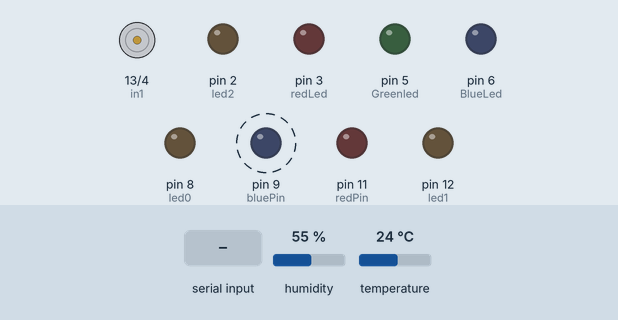
A sketch run on a simulated Arduino Uno, built with avr-gcc and run on an emulated ATmega328P. Shown: motor-driver pin pairs drawn as motors (green arrow = first pin HIGH = forward, orange = second pin HIGH = backward, longer = more drive, scaled by the enable pin), output pins drawn as LEDs (lit = HIGH). Dashed ring = blinking. The inputs (shaded band) are chosen by the test bench; at power-on: humidity 55 %, temperature 24 °C.

Above: at 1.29 s.
1.3 s: humidity set to 83 %
4.8 s: humidity set to 86 %
At 6.62 s:
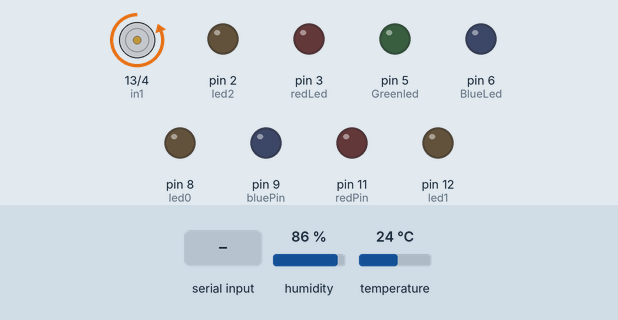
8.3 s: "on0,1\n" received over Serial
At 9.59 s:
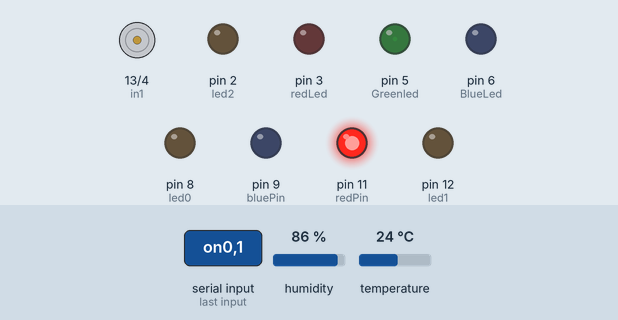
11.8 s: "on0,150\n" received over Serial
At 13.79 s:
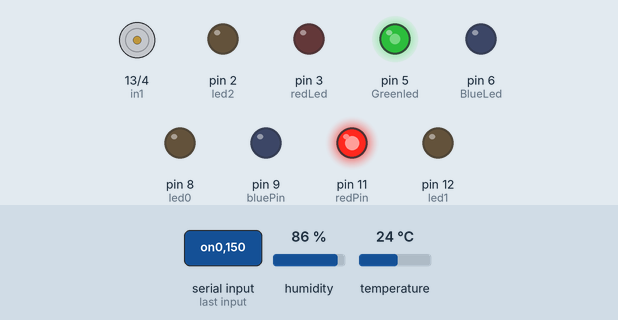
15.6 s: "on0" received over Serial
At 16.91 s:
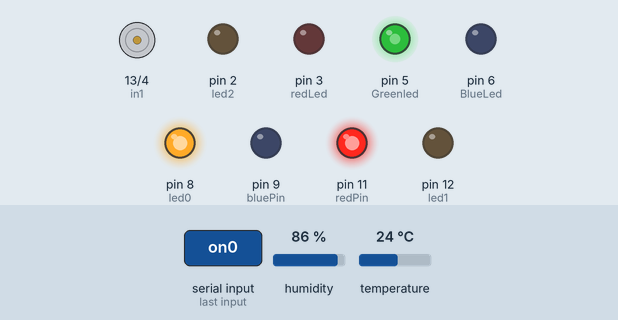
19.1 s: "off0,1\n" received over Serial
At 21.11 s:
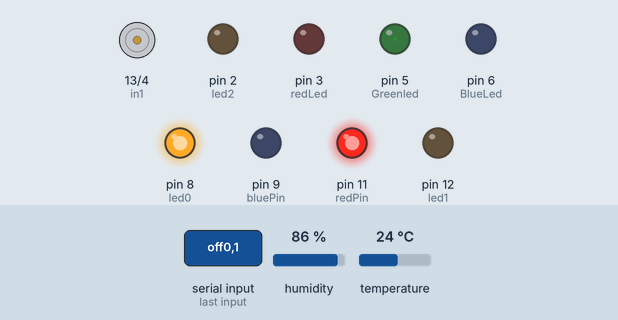
Timing chart, 0 to 23.9 s (numbered marks = the images above; inputs shaded):
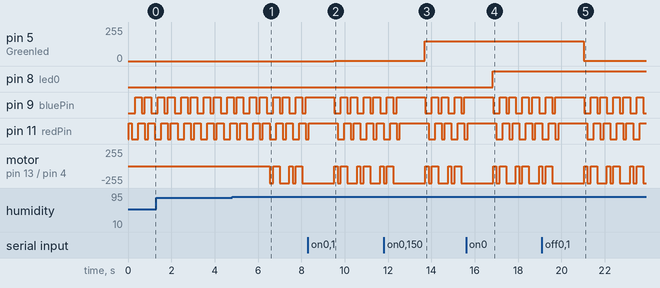

The sketch:

code_for_flame_sensor.ino
```cpp
#include <DHT.h>;
#define DHTPIN 7     // what pin we're connected to                           //defenation
#define DHTTYPE DHT11   // DHT 22  (AM2302)                                    of
DHT dht(DHTPIN, DHTTYPE); //// Initialize DHT sensor for normal 16mhz Arduino  dht.
int chk;
float hum;  //Stores humidity value
float temp; //Stores temperature value
int c=0;
byte in1 = 13;
byte in2=4;
byte redPin=11;
byte greenPin=10;
byte bluePin=9;
String mainString;
byte redLed=3;
byte Greenled=5;
byte BlueLed=6;
byte led0=8;
byte led1=12;
byte led2=2;
void setup() {
Serial.begin(9600);
dht.begin();
pinMode(in1, OUTPUT);
pinMode(in2, OUTPUT);
pinMode(redPin,OUTPUT);
pinMode(greenPin,OUTPUT);
pinMode(bluePin,OUTPUT);
pinMode(led0,OUTPUT);
pinMode(led1,OUTPUT);
pinMode(led2,OUTPUT);
 }

void loop() {
  if (Serial.available()>0)
mainString=Serial.readString();
//Serial.println(mainString);
Read (mainString);
  hum = dht.readHumidity();//read of humidity sensor
  temp= dht.readTemperature();//read of of temp

motorspeed(hum,temp);

RGB();}


void motorspeed(float hum,float temp)
{
  if (hum>=85)
  {
    digitalWrite(in1, LOW);
  digitalWrite(in2, HIGH);
  }
  else if (hum<=85&&temp>=28)
  {    digitalWrite(in2, LOW);
  digitalWrite(in1, HIGH);}
  else
  {digitalWrite(in2,LOW);
  digitalWrite(in1, LOW);}
  }


void RGB() {
 //red
  analogWrite(redPin,255);
  analogWrite(greenPin,0);
  analogWrite(bluePin,0);
  delay(150);
//green
  analogWrite(redPin,0);
  analogWrite(greenPin,255);
  analogWrite(bluePin,0);
  delay(150);
//blue
  analogWrite(redPin,0);
  analogWrite(greenPin,0);
  analogWrite(bluePin,255);
  delay(150);
//magenta
  analogWrite(redPin,255);
  analogWrite(greenPin,0);
  analogWrite(bluePin,255);
  delay(150);
//yellow
  analogWrite(redPin,255);
  analogWrite(greenPin,255);
  analogWrite(bluePin,0);
  delay(150);
//cyan
  analogWrite(redPin,0);
  analogWrite(greenPin,255);
  analogWrite(bluePin,255);
  delay(150);
//white
  analogWrite(redPin,255);
  analogWrite(greenPin,255);
  analogWrite(bluePin,255);
  delay(150);
}
void Read (String mainString)
{ if (mainString == "on0")
{digitalWrite (led0,HIGH);}
else if (mainString == "off0")
{digitalWrite (led0,LOW);}
else if (mainString == "on1")
{digitalWrite (led1,HIGH);}
else if (mainString == "off1")
{digitalWrite (led1,LOW);}
else if (mainString == "on2")
{digitalWrite (led2,HIGH);}
else if (mainString == "off2")
{digitalWrite (led2,LOW);}
else { byte FirstCommaIndex=mainString.indexOf(',');
    byte SecondCommaIndex=mainString.indexOf(',' ,FirstCommaIndex+1);
    String red=mainString.substring(0,FirstCommaIndex);
    String green=mainString.substring(FirstCommaIndex+1,SecondCommaIndex);
    String blue=mainString.substring(SecondCommaIndex+1);
int r=red.toInt();
int g=green.toInt();
int b=blue.toInt();
analogWrite(redLed,r);
analogWrite(Greenled,g);
analogWrite(BlueLed,b);}  }
```

Measured:
- the behaviour switches between 84 and 85 % on humidity (found by bisection; images 0 and 1)
- after the input at 4.8 s, motor on pin 13 (in1) / pin 4 (in2): goes backward 255/255 0.15 s, stopped 0.30 s, backward 255/255 0.45 s, stopped 0.15 s, backward 255/255 0.15 s, stopped 0.30 s, then backward 255/255, starting after 1.7 s
- after the input at 8.3 s, pin 5 (Greenled): 0/255 → 1/255 after 1.2 s
- after the input at 11.8 s, pin 5 (Greenled): 1/255 → 150/255 after 1.9 s
- after the input at 15.6 s, pin 8 (led0): LOW → HIGH after 1.2 s
- after the input at 19.1 s, pin 5 (Greenled): 150/255 → 1/255 after 1.9 s
